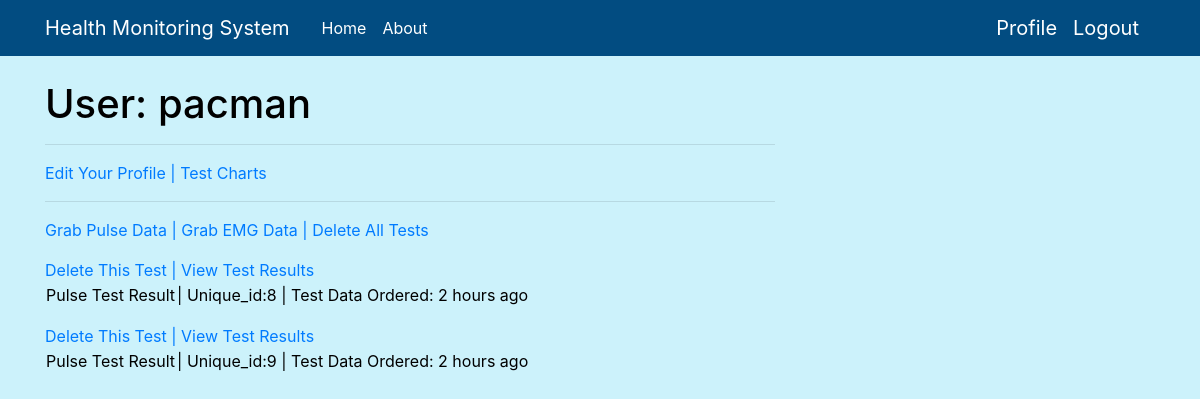
The app's page /auth/user/pacman (signed in), older data.
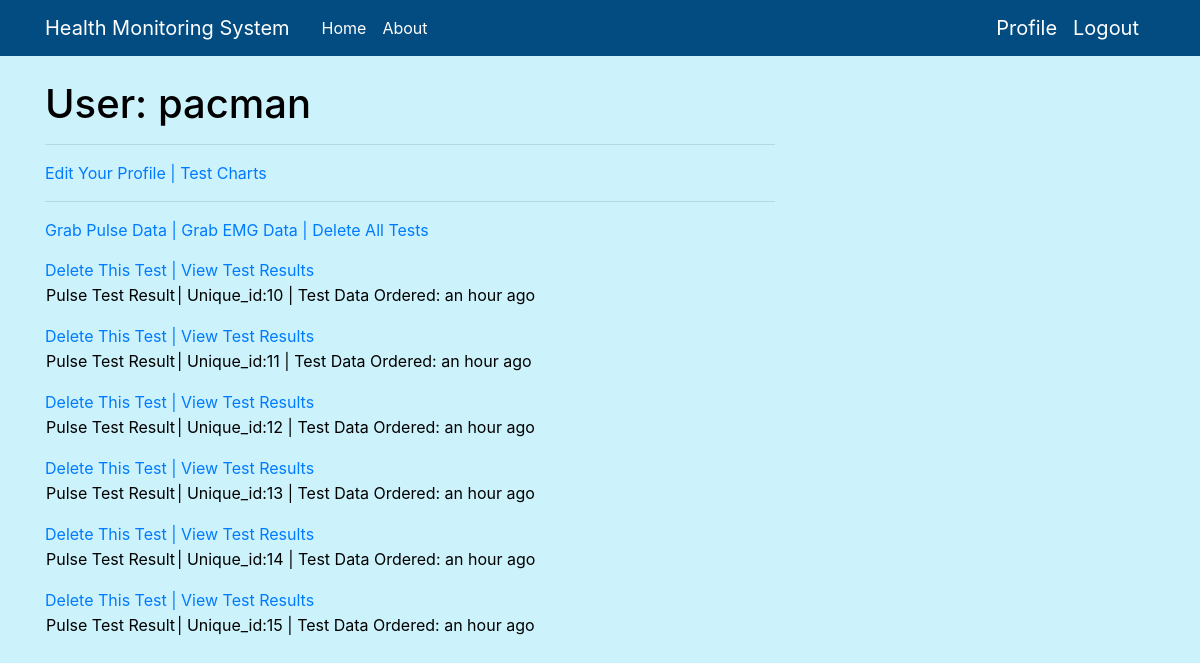
The same page, newer data.
### website/models.py (models this page shows, shortened)
class User(UserMixin, db.Model):
    id = db.Column(db.Integer, primary_key=True)
    username = db.Column(db.String(64), index=True, unique=True)
    email = db.Column(db.String(120), index=True, unique=True)          # email field format is validated
    DOB = db.Column(db.String(6), index=True, unique=True)              # DOB field format is validated
    password_hash = db.Column(db.String(128))
    packets = db.relationship("Packet", backref='author', lazy='dynamic')
    packet_count = db.Column(db.Integer, index=True)                    # TODO: managing the users packet counter
    admin = db.Column(db.Integer, index=True, default=False)

class Packet(db.Model):
    id = db.Column(db.Integer, primary_key=True)
    body = db.Column(db.String(500))
    timestamp = db.Column(db.DateTime, index=True, default=datetime.utcnow)     # this timestamp represents when the test was ordered
    test_taken = db.Column(db.String(50), index=True, default=None)             # this timestamp represents when the test was taken
    user_id = db.Column(db.Integer, db.ForeignKey('user.id'))
    test_type = db.Column(db.String(150), default=None)

### website/auth/routes.py (the view)
@bp.route('/user/<username>')
@login_required
def user(username):
    user = User.query.filter_by(username=username).first_or_404()
    return render_template('user.html', user=user, packets=user.packets.all())

### website/models.py (called while the page is built)
@login.user_loader
def load_user(id):
    return User.query.get(int(id))

### website/templates/user.html (shortened to what this page needs)
{% extends "base.html" %}
{% block content %}
    <h1>User: {{ user.username }}</h1>
    <hr>
    {% if user == current_user %}
    <td><a href="{{ url_for('auth.edit_profile') }}">Edit Your Profile</a></td>
    <td><a href="{{ url_for('main.test_chart', username=current_user.username)}}"> |    Test Charts</a></td>
    <hr>
    <td><a href="{{ url_for('main.newtest', username=current_user.username) }}">Grab Pulse Data</a></td>
    <td><a href="{{ url_for('main.newtest', username=current_user.username) }}"> |    Grab EMG Data</a></td>
    <td><a href="{{ url_for('main.delete_all_tests', username=current_user.username) }}"> |    Delete All Tests</a></td>
    {% for packet in packets %}
    <p>
        {% include '_packet.html' %}
    </p>
    {% endfor %}
    {% endif %}
{% endblock %}

### website/templates/base.html (shortened to what this page needs)
<!doctype html>
<html lang="en">
<html>
  <head>
    <link rel="stylesheet" href="https://stackpath.bootstrapcdn.com/bootstrap/4.3.1/css/bootstrap.min.css">
    <link rel="stylesheet" type="text/css" href="{{ url_for('static', filename='main.css') }}">
  </head>
  <body>
    <header class="site-header">
      <nav class="navbar navbar-expand-md navbar-dark bg-steel fixed-top">
        <div class="container">
          <a class="navbar-brand mr-4" href="/">Health Monitoring System</a>
          <div class="collapse navbar-collapse" id="navbarToggle">
            <div class="navbar-nav mr-auto">
              {% if current_user.is_anonymous %}
              <a class="nav-item nav-link" href="{{ url_for('auth.index_guest') }}">Home</a>
              {% else %}
              <a class="nav-item nav-link" href="{{ url_for('auth.index') }}">Home</a>
              {% endif %}
              <a class="nav-item nav-link" href="/about">About</a>
            </div>
            {% if current_user.is_anonymous %}
            <div class="navbar-nav">
              <a class="nav-item nav-link" href="{{ url_for('auth.login') }}">Login</a>
              <a class="nav-item nav-link" href="{{ url_for('auth.signup') }}">Sign Up</a>
            </div>
            {% else %}
            <a class="navbar-brand" href="{{ url_for('auth.user', username=current_user.username) }}">Profile</a>
            <a class="navbar-brand" href="{{ url_for('auth.logout') }}">Logout</a>
            {% endif %}
          </div>
        </div>
      </nav>
    </header>
    <main role="main" class="container">
      <div class="row">
        <div class="col-md-8">
          {% block content %}{% endblock %}
    </main>
  </body>
</html>

### website/templates/_packet.html
<table>
        <tr valign="top">
            <td>{{ packet.test_type }} Test Result <br></td>
            <td>  |   Unique_id:{{packet.id}}   |   Test Data Ordered: {{ moment(packet.timestamp).fromNow() }}</td>
        <a href="{{ url_for('main.deletetest', username=current_user.username, packet_id=packet.id) }}">Delete This Test </a>
        <a href="{{ url_for('main.open_packet', username=current_user.username, packet_id=packet.id) }}">   |  View Test Results</a>
        </tr>
    </table>

### website/static/main.css (style rules this page uses)
body { background: #ccf2fb; color: #000000; margin-top: 5rem; }
h1, h2, h3, h4, h5, h6 { color: #000000; }
.bg-steel { background-color: #024c81; }
.site-header .navbar-nav .nav-link { color: #ffffff; }

Row changes from the older to the newer data that the page shows:
removed Packet: test_type "Pulse", id "8", timestamp "2 hours ago"
removed Packet: test_type "Pulse", id "9", timestamp "2 hours ago"
added Packet: test_type "Pulse", id "10", timestamp "an hour ago"
added Packet: test_type "Pulse", id "11", timestamp "an hour ago"
added Packet: test_type "Pulse", id "12", timestamp "an hour ago"
added Packet: test_type "Pulse", id "13", timestamp "an hour ago"
added Packet: test_type "Pulse", id "14", timestamp "an hour ago"
added Packet: test_type "Pulse", id "15", timestamp "an hour ago"
